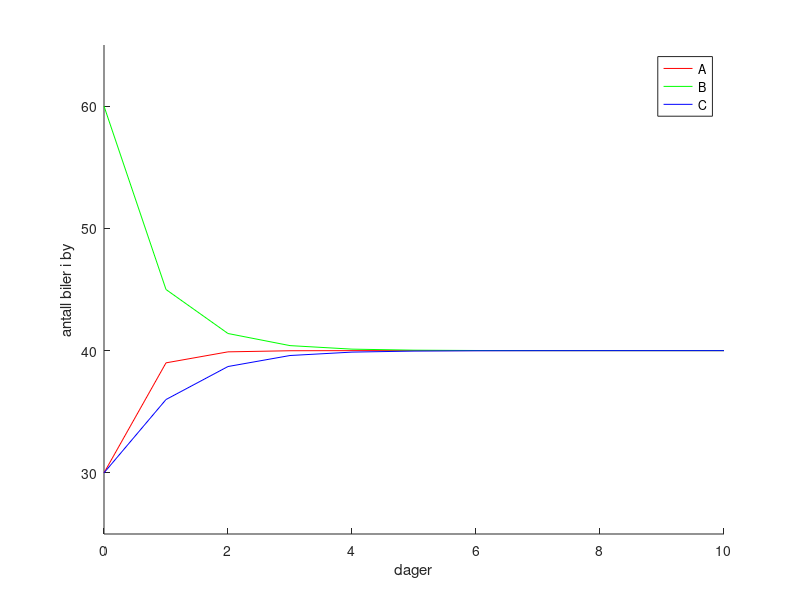

The MATLAB script that drew this image:
n = 0:1:10;
n = n;
xn = [40 - 10*0.1.^n;
      40 +  5*0.1.^n + 15*0.3.^n;
      40 +  5*0.1.^n - 15*0.3.^n];

axis([0 10 25 65])
hold on;
xlabel('dager')
ylabel('antall biler i by')
plot(n, xn(1,:), 'r');
plot(n, xn(2,:), 'g');
plot(n, xn(3,:), 'b');
legend('A', 'B', 'C')
print -dpng oppg1e.png
